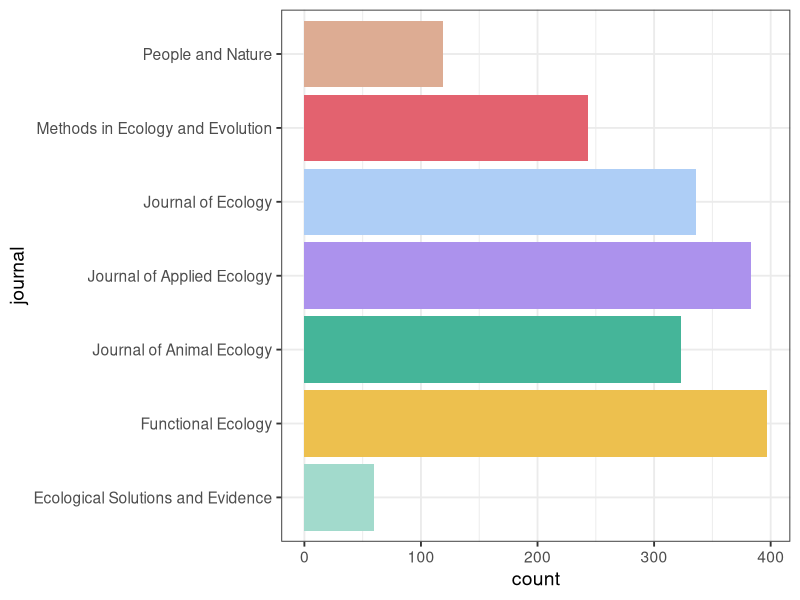
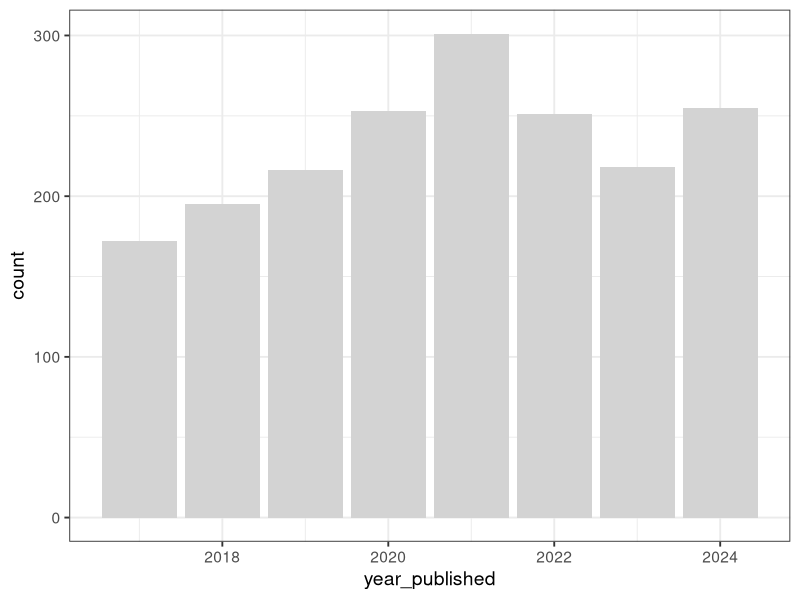
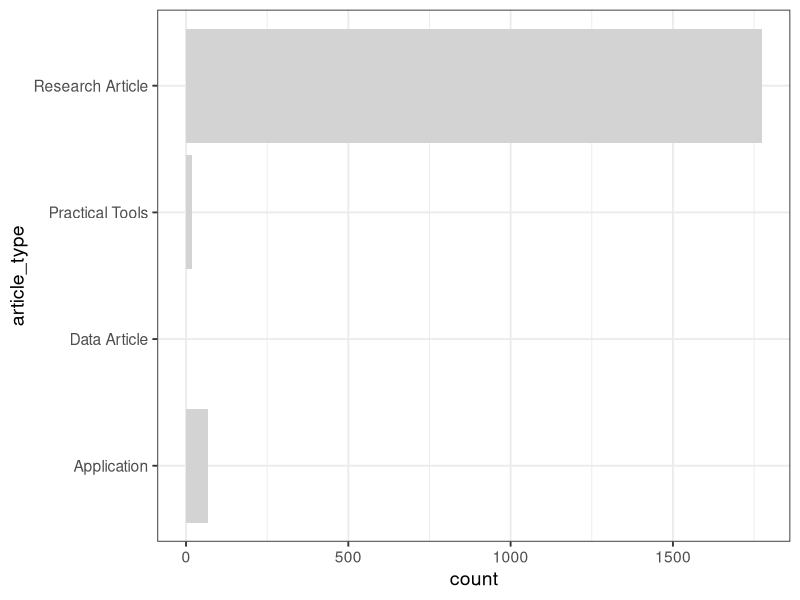
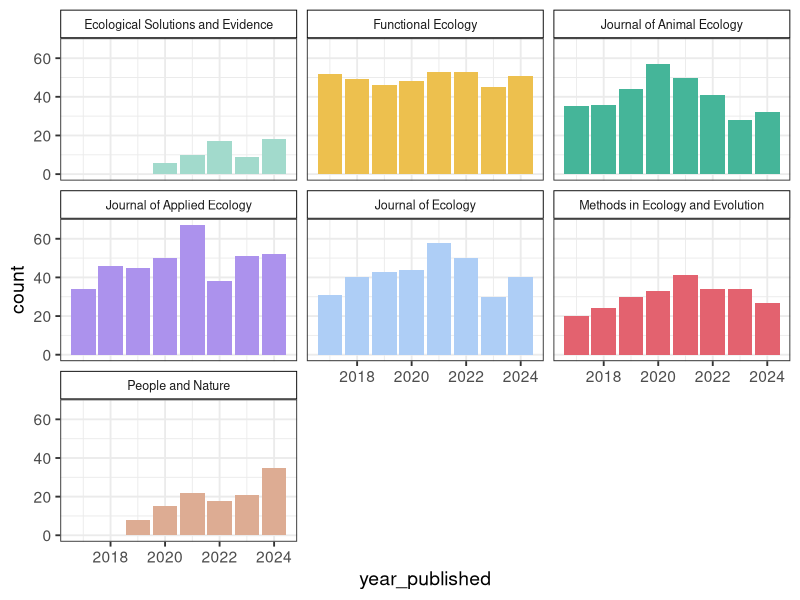
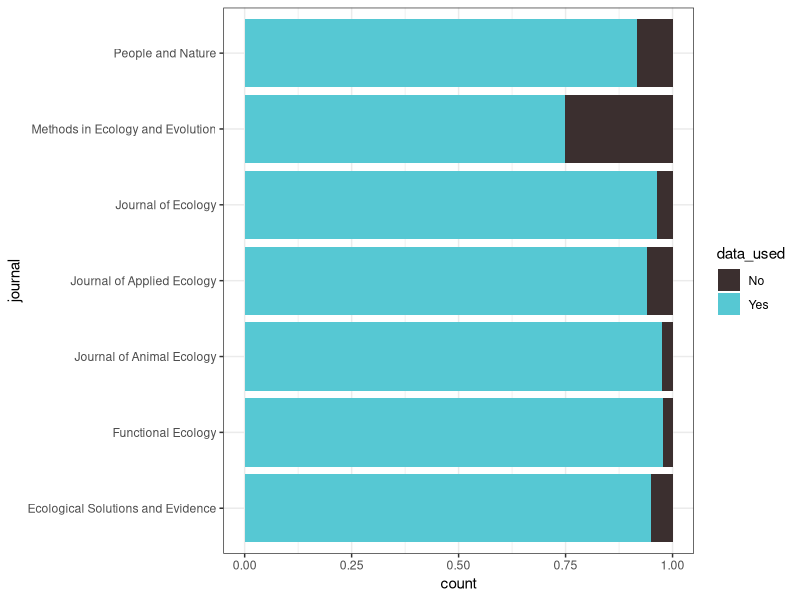
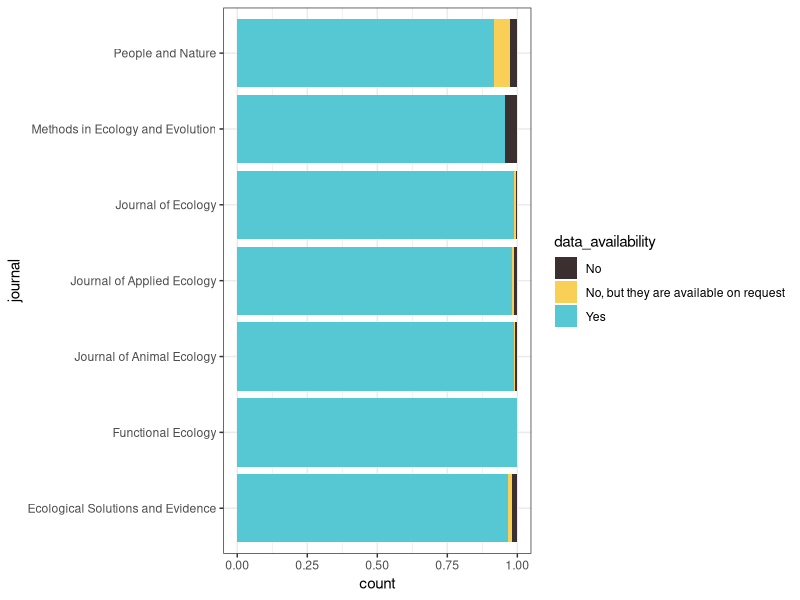
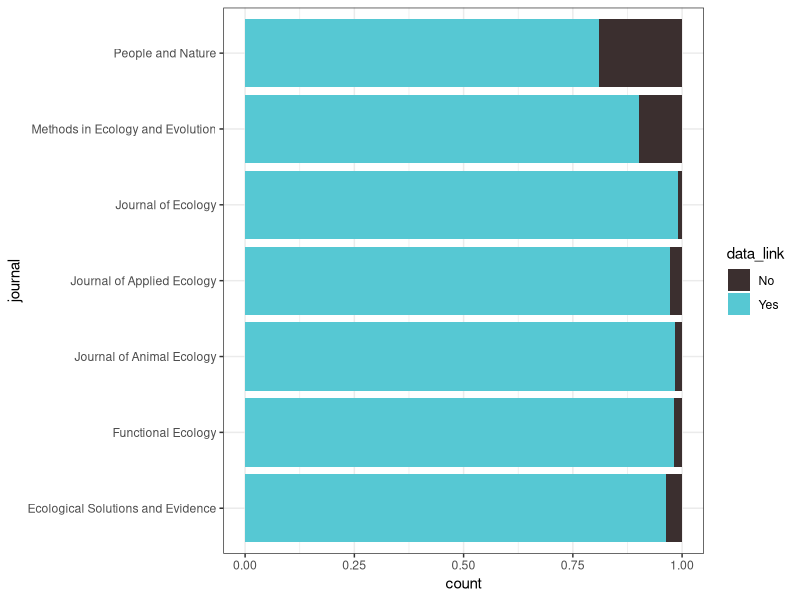
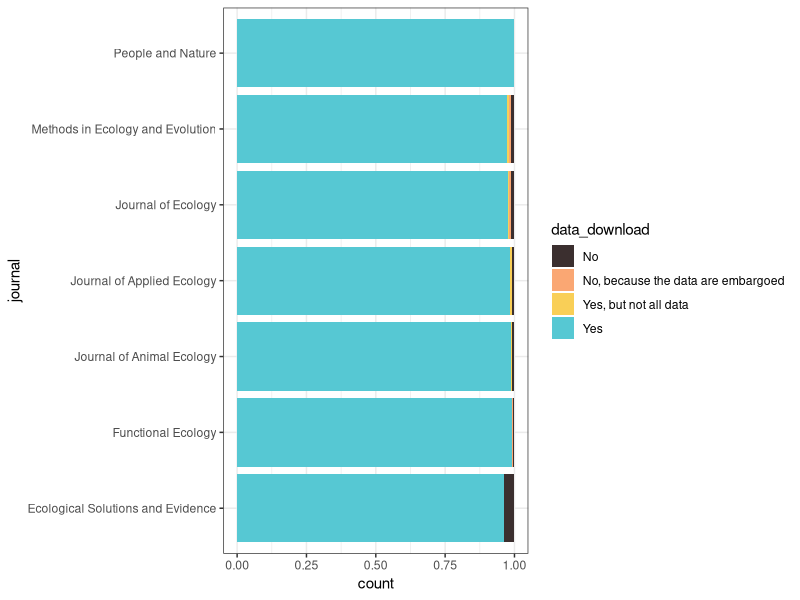

Generate these figures, in order, with R:
## ---- chunk 1
# Load libraries
library(tidyverse)
library(knitr)
library(here)

# Build colour scheme for the journals
journal_cols <- c("#A2DACC", # ESE
                  "#EDC04E", # Functional Ecology
                  "#45B599", # J Applied Ecology
                  "#AC92ED", # J Animal Ecology
                  "#AECEF6", # J Ecology
                  "#e3626f", # MEE
                  "#DDAC93") # People and Nature
## ---- chunk 2
papers <- read_csv(here("data/BES-data-code-hackathon-cleaned_2025-11-16.csv"))
## ---- chunk 3
n_papers <- nrow(distinct(papers, paper_number))
n_papers
## ---- chunk 4
journal_summary <-
  papers %>%
  group_by(journal) %>%
  summarise(count = n())

# Look at results
kable(journal_summary)
## ---- chunk 5
# Quick plot
ggplot(journal_summary, aes(x = journal, y = count, fill = journal)) +
  geom_col() +
  theme_bw(base_size = 14) +
  scale_fill_manual(values = journal_cols) +
  coord_flip() +
  theme(legend.position = "none")
## ---- chunk 6
year_summary <-
  papers %>%
  group_by(year_published) %>%
  summarise(count = n())

# Look at results
kable(year_summary)
## ---- chunk 7
# Quick plot
ggplot(year_summary, aes(x = year_published, y = count)) +
  geom_col(fill = "lightgrey") +
  theme_bw(base_size = 14)
## ---- chunk 8
article_summary <-
  papers %>%
  group_by(article_type) %>%
  summarise(count = n())

# Look at results
kable(article_summary)
## ---- chunk 9
# Quick plot
ggplot(article_summary, aes(x = article_type, y = count)) +
  geom_col(fill = "lightgrey") +
  theme_bw(base_size = 14) +
  coord_flip()
## ---- chunk 10
paper_summary <-
  papers %>%
  group_by(journal, article_type, year_published) %>%
  summarise(count = n())

# Look at results
kable(paper_summary)
## ---- chunk 11
# Quick plot
ggplot(paper_summary, aes(x = year_published, y = count, fill = journal)) +
  geom_col() +
  theme_bw(base_size = 14) +
  scale_fill_manual(values = journal_cols) +
  theme(legend.position = "none") +
  facet_wrap(~ journal) +
  theme(strip.background = element_rect(colour = "black", fill = "white"), 
        strip.text.x = element_text(size = 9))
## ---- chunk 12
data_by_journal <- 
  papers %>% 
  group_by(journal, data_used)

ggplot(data_by_journal, aes(x = journal, fill = data_used)) + 
  geom_bar(position = "fill") + 
  coord_flip() + 
  scale_fill_manual(values = c("#3b2f2f", "#56c8d3")) +
  theme_bw()
## ---- chunk 13
data_avail_by_journal <- 
  papers %>% 
  filter(data_used == "Yes") %>% 
  select(journal, data_availability)

ggplot(data_avail_by_journal, aes(x = journal, fill = data_availability)) + 
  geom_bar(position = "fill") + 
  scale_fill_manual(values = c("#3b2f2f", "#f9cf57", "#56c8d3")) +
  coord_flip() + 
  theme_bw()
## ---- chunk 14
data_link_by_journal <- 
  papers %>% 
  filter(data_used == "Yes") %>% 
  select(journal, data_link) %>% 
  na.omit()

ggplot(data_link_by_journal, aes(x = journal, fill = data_link)) + 
  geom_bar(position = "fill") + 
  scale_fill_manual(values = c("#3b2f2f", "#56c8d3")) +
  coord_flip() + 
  theme_bw()
## ---- chunk 15
data_download_by_journal <- 
  papers %>% 
  filter(data_used == "Yes") %>% 
  select(journal, data_download) %>% 
  mutate(data_download = factor(data_download, levels = c("No", "No, because the data are embargoed",
                                                          "Yes, but not all data", "Yes" ))) %>%
  na.omit()

ggplot(data_download_by_journal, aes(x = journal, fill = data_download)) + 
  geom_bar(position = "fill") + 
  scale_fill_manual(values = c("#3b2f2f", "#faa773", "#f9cf57", "#56c8d3")) +
  coord_flip() + 
  theme_bw()
## ---- chunk 16
data_open_by_journal <- 
  papers %>% 
  filter(data_used == "Yes") %>% 
  select(journal, data_open) %>% 
  mutate(data_open = factor(data_open, levels = c("No", "Needs specific software or too large",
                                                          "Yes, but not all files", "Yes" ))) %>%
  na.omit()

ggplot(data_open_by_journal, aes(x = journal, fill = data_open)) + 
  geom_bar(position = "fill") + 
  scale_fill_manual(values = c( "#3b2f2f", "#faa773", "#f9cf57", "#56c8d3")) +
  coord_flip() + 
  theme_bw()
## ---- chunk 17
# Top data 10 formats
summary_data_format <- 
  papers %>% 
  filter(data_used == "Yes") %>% 
  select(data_format) %>%
  separate_longer_delim(cols = data_format, delim = ";") %>%
  na.omit() %>%
  group_by(data_format) %>%
  summarise(count = n()) %>% 
  arrange(-count) %>% 
  slice(1:10)

kable(summary_data_format)

## ---- chunk 18
data_archive_by_journal <- 
  papers %>% 
  filter(data_used == "Yes") %>% 
  select(journal, data_archive) %>% 
  na.omit() %>%
  separate_longer_delim(cols = data_archive, delim = ";")

# split by journal
ggplot(data_archive_by_journal, aes(x = journal, fill = data_archive)) + 
  geom_bar(position = "fill") + 
  coord_flip() + 
  theme_bw()

# Without splitting by journal
ggplot(data_archive_by_journal, aes(x = data_archive)) + 
  geom_bar() + 
  coord_flip() + 
  theme_bw()
## ---- chunk 19
data_license_by_journal <- 
  papers %>% 
  filter(data_used == "Yes") %>% 
  select(journal, data_license) %>% 
  mutate(data_license = factor(data_license, levels = c("No", "Unsure", "Yes, but not for all data archived", "Yes"))) %>%
  na.omit() 

ggplot(data_license_by_journal, aes(x = journal, fill = data_license)) + 
  geom_bar(position = "fill") + 
  scale_fill_manual(values = c( "#3b2f2f", "#faa773", "#f9cf57", "#56c8d3")) +
  coord_flip() + 
  theme_bw()
## ---- chunk 20
data_license_type_by_journal <- 
  papers %>% 
  filter(data_used == "Yes" & data_license_type != "No") %>% 
  select(journal, data_license_type) %>% 
  na.omit() 

ggplot(data_license_type_by_journal, aes(x = journal, fill = data_license_type)) + 
  geom_bar(position = "fill") + 
  coord_flip() + 
  theme_bw()
## ---- chunk 21
data_doi_by_journal <- 
  papers %>% 
  filter(data_used == "Yes") %>% 
  select(journal, data_doi) %>% 
  na.omit() 
 
ggplot(data_doi_by_journal, aes(x = journal, fill = data_doi)) + 
  geom_bar(position = "fill") + 
  coord_flip() + 
  theme_bw()
## ---- chunk 22
data_readme_by_journal <- 
  papers %>% 
  filter(data_used == "Yes") %>% 
  select(journal, data_README) %>%
  na.omit()

ggplot(data_readme_by_journal, aes(x = journal, fill = data_README)) + 
  geom_bar(position = "fill") + 
  scale_fill_manual(values = c( "#3b2f2f", "#faa773", "#f9cf57", "#56c8d3")) +
  coord_flip() + 
  theme_bw()
## ---- chunk 23
data_readme_scale_by_journal <- 
  papers %>% 
  filter(data_used == "Yes") %>% 
  select(journal, data_README_scale) %>%
  na.omit()

ggplot(data_readme_scale_by_journal, aes(x = data_README_scale, fill = journal)) + 
  geom_bar() + 
  theme_bw() +
  scale_fill_manual(values = journal_cols) +
  facet_wrap(~journal) +
  theme(legend.position = "none")
## ---- chunk 24
# Average usefulness of README
data_readme_scale_by_journal %>% 
  group_by(journal) %>% 
  summarise(`Average README usefulness` = mean(data_README_scale, na.rm = TRUE)) %>% 
  arrange(-`Average README usefulness`) %>% 
  kable()

## ---- chunk 25
data_completeness_by_journal <- 
  papers %>% 
  filter(data_used == "Yes") %>% 
  select(journal, data_completeness) %>% 
  mutate(data_completeness = factor(data_completeness, levels = c("Unsure", "Low", "Fair", 
                                                                  "High", "Complete"))) %>%
  na.omit() 

ggplot(data_completeness_by_journal, aes(x = journal, fill = data_completeness)) + 
  geom_bar(position = "fill") + 
  coord_flip() + 
  theme_bw()
## ---- chunk 26
code_by_journal <- 
  papers %>% 
  group_by(journal, code_used)

ggplot(code_by_journal, aes(x = journal, fill = code_used)) + 
  geom_bar(position = "fill") + 
  coord_flip() + 
  scale_fill_manual(values = c("#3b2f2f", "yellow", "#56c8d3")) +
  theme_bw()
## ---- chunk 27
code_archived_by_journal <- 
  papers %>% 
  filter(code_used == "Yes") %>%
  select(journal, code_archived) %>%
  na.omit()

ggplot(code_archived_by_journal, aes(x = journal, fill = code_archived)) + 
  geom_bar(position = "fill") + 
  coord_flip() + 
  scale_fill_manual(values = c("#3b2f2f", "#56c8d3")) +
  theme_bw()
## ---- chunk 28
code_avail_by_journal <- 
  papers %>% 
  filter(code_used == "Yes") %>% 
  select(journal, code_availability) %>%
  na.omit()

ggplot(code_avail_by_journal, aes(x = journal, fill = code_availability)) + 
  geom_bar(position = "fill") + 
  scale_fill_manual(values = c("#3b2f2f", "#56c8d3")) +
  coord_flip() + 
  theme_bw()
## ---- chunk 29
code_link_by_journal <- 
  papers %>% 
  filter(code_used == "Yes") %>% 
  select(journal, code_link) %>% 
  na.omit()

ggplot(code_link_by_journal, aes(x = journal, fill = code_link)) + 
  geom_bar(position = "fill") + 
  scale_fill_manual(values = c("#3b2f2f", "#56c8d3")) +
  coord_flip() + 
  theme_bw()
## ---- chunk 30
code_download_by_journal <- 
  papers %>% 
  filter(code_used == "Yes") %>% 
  select(journal, code_download) %>% 
  na.omit()

ggplot(code_download_by_journal, aes(x = journal, fill = code_download)) + 
  geom_bar(position = "fill") + 
  scale_fill_manual(values = c("#3b2f2f", "#56c8d3")) +
  coord_flip() + 
  theme_bw()
## ---- chunk 31
code_open_by_journal <- 
  papers %>% 
  filter(code_used == "Yes") %>% 
  select(journal, code_open) %>%
  na.omit()

ggplot(code_open_by_journal, aes(x = journal, fill = code_open)) + 
  geom_bar(position = "fill") + 
  scale_fill_manual(values = c( "#faa773", "#3b2f2f", "#56c8d3")) +
  coord_flip() + 
  theme_bw()
## ---- chunk 32
code_format_by_journal <- 
  papers %>% 
  filter(code_used == "Yes") %>% 
  select(journal, code_format) %>%
  separate_longer_delim(cols = code_format, delim = ";") %>%
  na.omit()

ggplot(code_format_by_journal, aes(x = journal, fill = code_format)) + 
  geom_bar(position = "fill") + 
  coord_flip() + 
  theme_bw()

## ---- chunk 33
code_archive_by_journal <- 
  papers %>% 
  filter(code_used == "Yes") %>% 
  select(journal, code_archive) %>% 
  na.omit() %>%
  separate_longer_delim(cols = code_archive, delim = ";")

# split by journal
ggplot(code_archive_by_journal, aes(x = journal, fill = code_archive)) + 
  geom_bar(position = "fill") + 
  coord_flip() + 
  theme_bw()
## ---- chunk 34
# Without splitting by journal
ggplot(code_archive_by_journal, aes(x = code_archive)) + 
  geom_bar() + 
  coord_flip() + 
  theme_bw()
## ---- chunk 35
code_license_by_journal <- 
  papers %>% 
  filter(code_used == "Yes") %>% 
  select(journal, code_license) %>% 
  na.omit() 

ggplot(code_license_by_journal, aes(x = journal, fill = code_license)) + 
  geom_bar(position = "fill") + 
  scale_fill_manual(values = c( "#3b2f2f", "#faa773", "#56c8d3")) +
  coord_flip() + 
  theme_bw()
## ---- chunk 36
code_license_type_by_journal <- 
  papers %>% 
  filter(code_used == "Yes" & code_license_type != "No") %>% 
  select(journal, code_license_type) %>% 
  na.omit() 

ggplot(code_license_type_by_journal, aes(x = journal, fill = code_license_type)) + 
  geom_bar(position = "fill") + 
  coord_flip() + 
  theme_bw()
## ---- chunk 37
code_doi_by_journal <- 
  papers %>% 
  filter(code_used == "Yes") %>% 
  select(journal, code_doi) %>% 
  na.omit() 
 
ggplot(code_doi_by_journal, aes(x = journal, fill = code_doi)) + 
  geom_bar(position = "fill") + 
  coord_flip() + 
  theme_bw()
## ---- chunk 38
code_readme_by_journal <- 
  papers %>% 
  filter(code_used == "Yes") %>% 
  select(journal, code_README) %>%
  na.omit()

ggplot(code_readme_by_journal, aes(x = journal, fill = code_README)) + 
  geom_bar(position = "fill") + 
  scale_fill_manual(values = c( "#3b2f2f", "#faa773", "#56c8d3")) +
  coord_flip() + 
  theme_bw()
## ---- chunk 39
code_readme_scale_by_journal <- 
  papers %>% 
  filter(code_used == "Yes") %>% 
  select(journal, code_README_scale) %>%
  na.omit()

ggplot(code_readme_scale_by_journal, aes(x = code_README_scale, fill = journal)) + 
  geom_bar() + 
  theme_bw() +
  scale_fill_manual(values = journal_cols) +
  facet_wrap(~journal) +
  theme(legend.position = "none")
## ---- chunk 40
# Average usefulness of README
code_readme_scale_by_journal %>% 
  group_by(journal) %>% 
  summarise(`Average README usefulness` = mean(code_README_scale, na.rm = TRUE)) %>% 
  arrange(-`Average README usefulness`) %>% 
  kable()

## ---- chunk 41
code_annotation_by_journal <- 
  papers %>% 
  filter(code_used == "Yes") %>% 
  select(journal, code_annotation_scale) %>%
  na.omit()

ggplot(code_annotation_by_journal, aes(x = code_annotation_scale, fill = journal)) + 
  geom_bar() + 
  theme_bw() +
  scale_fill_manual(values = journal_cols) +
  facet_wrap(~journal) +
  theme(legend.position = "none")
## ---- chunk 42
# Average completeness of annotation
code_annotation_by_journal %>% 
  group_by(journal) %>% 
  summarise(`Average annotation` = mean(code_annotation_scale, na.rm = TRUE)) %>% 
  arrange(-`Average annotation`) %>% 
  kable()

## ---- chunk 43
code_CITATION_by_journal <- 
  papers %>% 
  filter(code_used == "Yes") %>% 
  select(journal, code_CITATION) %>%
  na.omit() 

ggplot(code_CITATION_by_journal, aes(x = journal, fill = code_CITATION)) + 
  geom_bar(position = "fill") + 
  scale_fill_manual(values = c( "#3b2f2f", "#faa773", "#56c8d3")) +
  coord_flip() + 
  theme_bw()
## ---- chunk 44
code_manual_by_journal <- 
  papers %>% 
  filter(code_used == "Yes") %>% 
  select(journal, code_vignette) %>%
  na.omit() 

ggplot(code_manual_by_journal, aes(x = journal, fill = code_vignette)) + 
  geom_bar(position = "fill") + 
  scale_fill_manual(values = c( "#3b2f2f", "#faa773", "#56c8d3")) +
  coord_flip() + 
  theme_bw()
## ---- chunk 45
# Top code 10 languages
summary_code_language <- 
  papers %>% 
  filter(code_used == "Yes") %>% 
  select(code_language) %>%
  separate_longer_delim(cols = code_language, delim = ";") %>%
  na.omit() %>%
  group_by(code_language) %>%
  summarise(count = n()) %>% 
  arrange(-count) %>% 
  slice(1:10)

kable(summary_code_language)
